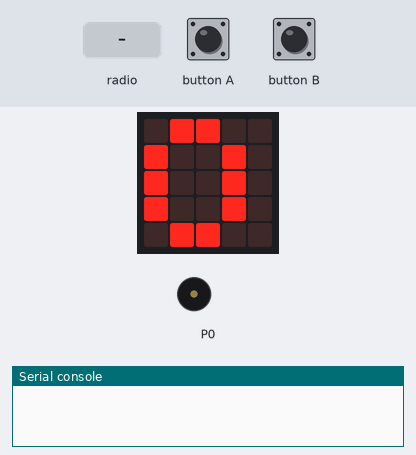
This program was run on a simulated BBC micro:bit (MakeCode). Parts: the board's 5×5 LED display, buzzer (waves = sounding), the last lines printed to the serial console. Inputs (shaded band) come from the test bench. No radio messages arrive unless stated (any console line starting 'radio sent:' is added by the test bench).

Above: at 3.5 s.
3.6 s: radio message "1" arrives
At 4.6 s:
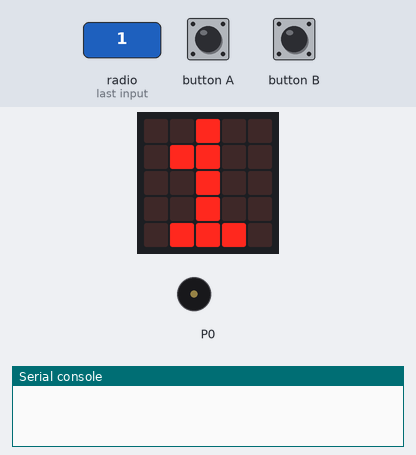
5.3 s: button B pressed for 0.15 s
At 7.4 s:
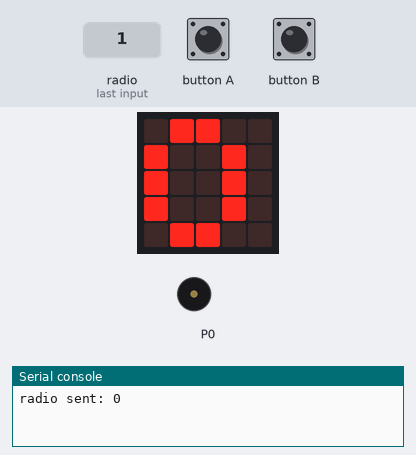
7.8 s: button B pressed for 3.2 s
At 9.1 s:
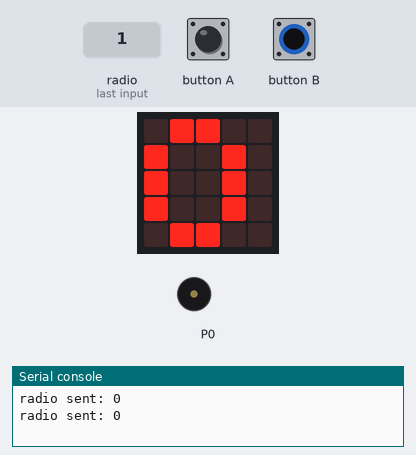
Timing chart, 0 to 11.1 s (numbered marks = the images above; inputs shaded):
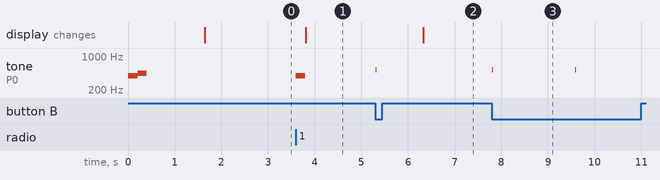

The program:

main.ts
```typescript
input.onButtonPressed(Button.A, function () {
    id += 1
    basic.showString("" + (id))
    basic.pause(100)
})
radio.onReceivedString(function (receivedString) {
    music.playTone(392, music.beat(BeatFraction.Whole))
    basic.showString(receivedString)
})
let id = 0
music.playMelody("G A - - - - - - ", 300)
radio.setGroup(1)
radio.setTransmitPower(7)
id = 0
basic.showString("" + (id))
basic.forever(function () {
    if (input.buttonIsPressed(Button.B)) {
        music.playTone(523, music.beat(BeatFraction.Sixteenth))
        radio.sendString("" + (id))
        basic.pause(1000)
        id = 0
        basic.showString("" + (id))
    }
})
```

test.ts
```typescript
// テストはここに来ます。このパッケージが拡張機能として使用されるときにはコンパイルされません。
```

Measured:
- after the input at 3.6 s, tone on P0: silent → 392 Hz at once, → silent 0.20 s later; the display: changes after 0.21 s (image 1)
- after the input at 5.3 s, tone on P0: silent → 523 Hz at once, → silent 0.01 s later; the display: changes after 1.0 s (image 2)
- after the input at 7.8 s, tone on P0: alternates 523 Hz for 0.01 s and silent for 1.8 s, 4 changes in all, then stays silent, starting at once
